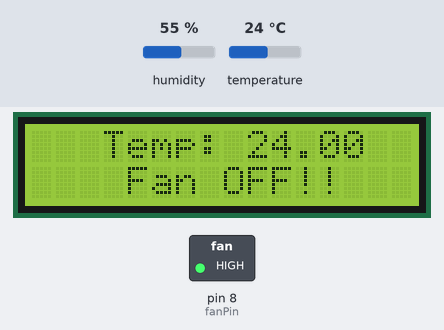
Bench run of a sketch on a simulated Arduino Uno, built with avr-gcc and run on an emulated ATmega328P. Shown: 16×2 character LCD, switched loads named in the sketch (green lamp = pin HIGH). The test bench sets the inputs (shaded band); at power-on: temperature 24 °C, humidity 55 %. What the sketch prints to the serial monitor is not drawn.

Above: at 6.2 s.
6.3 s: temperature set to 27 °C
At 16.3 s:
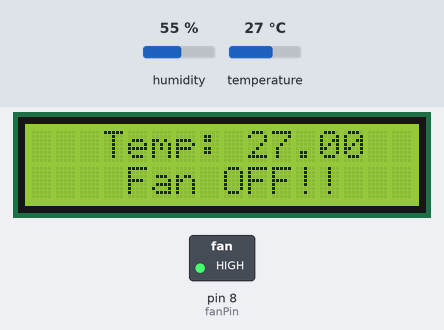
16.6 s: temperature set to 30 °C
At 25.7 s:
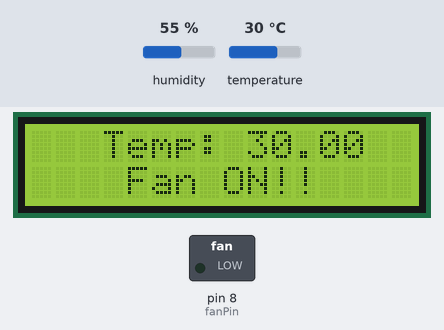
26.7 s: temperature set to 12 °C
At 36.2 s:
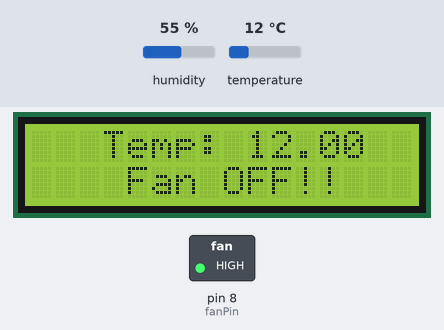
Timing chart, 0 to 37.7 s (numbered marks = the images above; inputs shaded):
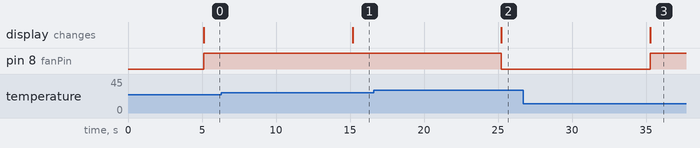

The sketch:

Automated_fan.ino
```cpp
#include <dht.h>
#include <Wire.h>
#include <LiquidCrystal_I2C.h>

LiquidCrystal_I2C lcd(0x27, 16, 2);
dht module;

// Pin Definitions
const int fanPin = 8;
const int dhtPin = 7;

// Temperature Threshold
const float tempThreshold = 28.0;

void setup() {
  pinMode(fanPin, OUTPUT);
  Serial.begin(9600);

  // Initialize the LCD
  lcd.init();
  lcd.backlight();

  // Welcome Message
  lcd.setCursor(3, 0);
  lcd.print("Product Of");
  lcd.setCursor(4, 1);
  lcd.print("-Navida-");
  delay(5000);

  lcd.clear();
}

void loop() {
  float temp = readTemperature(); // Get the temperature

  // Display Temperature on LCD
  displayTemperature(temp);

  // Control the Fan Based on Temperature
  controlFan(temp);

  delay(10000); // Wait for 10 seconds before next update
}

// Function to Read Temperature
float readTemperature() {
  int readResult = module.read11(dhtPin);

  if (readResult == DHTLIB_OK) {
    Serial.print("Temperature: ");
    Serial.println(module.temperature);
    return module.temperature;
  } else {
    Serial.println("Failed to read from DHT sensor!");
    return -1; // Return -1 if reading fails
  }
}

// Function to Display Temperature and Fan Status on LCD
void displayTemperature(float temp) {
  lcd.clear();
  lcd.setCursor(3, 0);
  lcd.print("Temp: ");
  lcd.print(temp);

  lcd.setCursor(4, 1);
  if (temp > tempThreshold) {
    lcd.print("Fan ON!!");
  } else {
    lcd.print("Fan OFF!!");
  }
}

// Function to Control Fan Based on Temperature
void controlFan(float temp) {
  if (temp > tempThreshold) {
    digitalWrite(fanPin, LOW); // Turn on the fan
  } else {
    digitalWrite(fanPin, HIGH); // Turn off the fan
  }
}
```

Measured:
- the behaviour switches between 28 and 29 °C on temperature (found by bisection; images 1 and 2)
- after the input at 6.3 s, the display: changes after 8.9 s (image 1)
- after the input at 16.6 s, pin 8 (fanPin): HIGH → LOW after 8.6 s; the display: changes after 8.6 s (image 2)
- after the input at 26.7 s, pin 8 (fanPin): LOW → HIGH after 8.6 s; the display: changes after 8.6 s (image 3)
